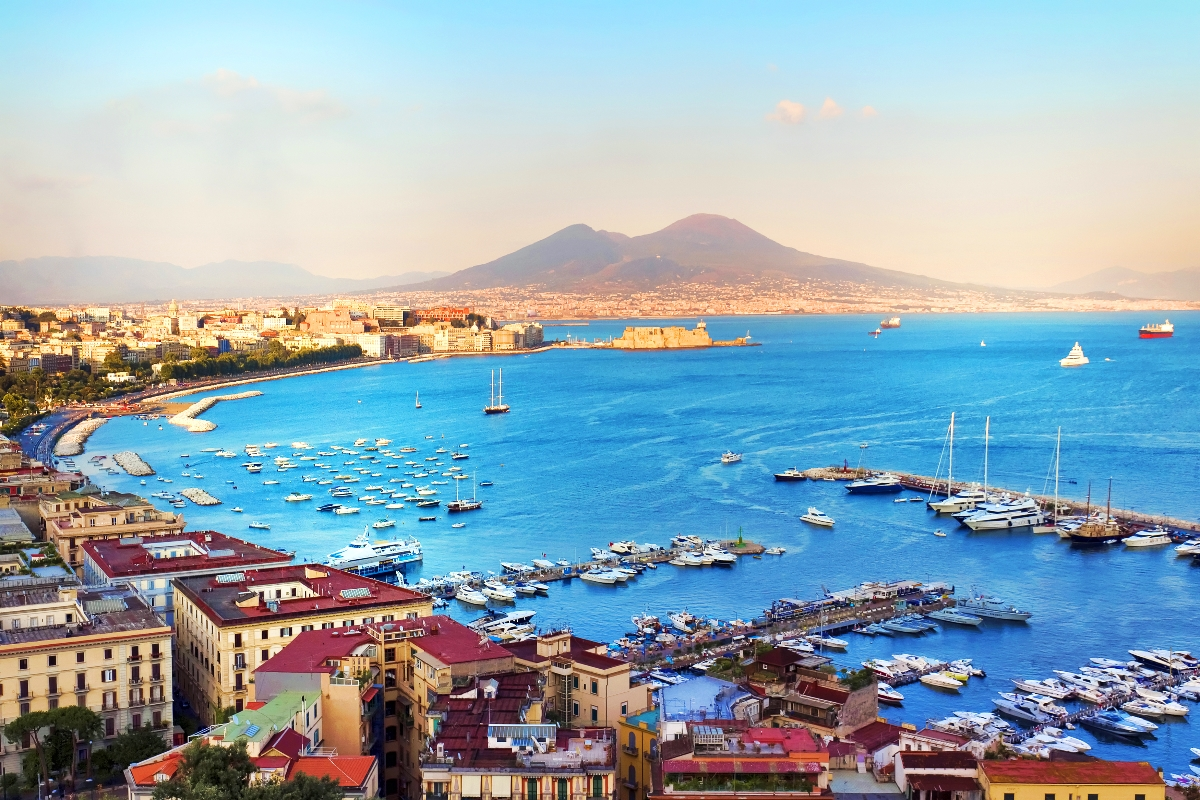
#> input picture 03_color_space/RGB_to_Gray/RGB_input.jpg, 1200 x 800 px
$ python cvt_rgb2gray.py
#> lines starting #> are read from the running program, lines starting #| are printed output that depends on the picture
# -*- coding:utf-8 -*-
"""
(ref) https://e2eml.school/convert_rgb_to_grayscale.html
(ref) https://stackoverflow.com/questions/48379205/how-to-manual-convert-bgr-image-to-grayscale-python-opencv
(ref) https://youngest-programming.tistory.com/232
"""


#%%
from PIL import Image  # PIL 이미지 로드
import numpy as np  # 영상 배열을 다루기 위함
import cv2


# %% 이미지 로드
pil_img = Image.open("RGB_input.jpg")
#> pil_img is the input picture: PIL image 1200x800 RGB; mean R, G, B 146.7, 168.1, 179.4
pil_img.show(title="rgb_input")


# %% 전처리
rgb_img = np.array(pil_img)  # <PIL> to <numpy>
rgb_img = (1/255) * rgb_img  # normalization of uint8 image; [0, 255] -> [0, 1]
                             # (ref) https://stackoverflow.com/questions/1735025/how-to-normalize-a-numpy-array-to-within-a-certain-range


# %% 변환
gray_img = np.empty_like( rgb_img[:,:,0] )  # 1-channel empty array
H, W = rgb_img.shape[:2]
#> H = 800; W = 1200


for i in range(H):
    for j in range(W):
        gray_pixel = 0.2126*rgb_img[i, j, 0] + 0.7152*rgb_img[i, j, 1] + 0.0722*rgb_img[i, j, 2]  # 픽셀별 회색톤으로 변환
        gray_img[i, j] = gray_pixel  # RGB 채널 모두에 회색톤으로 지정
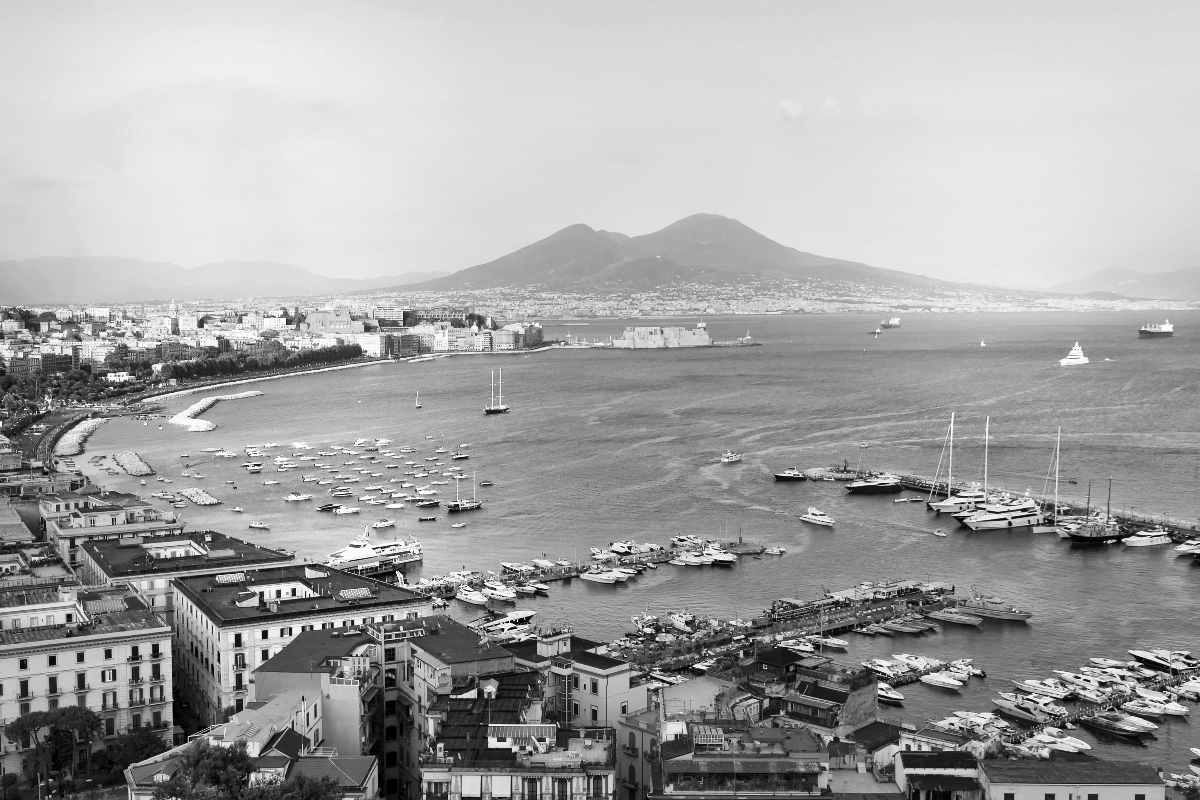
#> gray_img: shape (800, 1200) float64; min 0.000566, max 0.999, mean 0.645


gray_img = np.uint8( gray_img * 255 )   # denormalize an image;
                                        # convert the range from [0, 1] to [0, 255]
                                        # (ref) https://stackoverflow.com/questions/30047612/how-to-denormalize-image-in-python


# %% 결과 출력
pil_gray = Image.fromarray(gray_img)  # (ref) https://www.delftstack.com/ko/howto/matplotlib/convert-a-numpy-array-to-pil-image-python/
pil_gray.show(title="gray_output")
pil_gray.save("gray_output.jpg")


# ================================================================= #
#                      (추가). 다시 RGB로 바꾸기                      #
# ================================================================= #
# %%
""" 역함수는 구하기 어렵다...
    (ref) https://www.tutorialspoint.com/dip/grayscale_to_rgb_conversion.htm
    (ref) https://www.quora.com/How-do-I-convert-a-grayscale-image-to-an-RGB-image-in-Python
    (ref) https://www.quora.com/Why-cant-I-convert-a-gray-scale-image-to-an-RGB-image
    (ref) https://darkpgmr.tistory.com/66
    (ref) https://opencv-python.readthedocs.io/en/latest/doc/08.imageProcessing/imageProcessing.html
    (ref) https://kr.mathworks.com/matlabcentral/answers/67137-convert-gray-image-back-to-rgb
"""
rgb_again = np.empty((H, W, 3)) # 3-channel empty array
gray_norm = (1/255) * gray_img


for i in range(H):
    for j in range(W):
        red_pixel = 0.2* gray_norm[i, j]
        green_pixel = 0.5 * gray_norm[i, j]
        blue_pixel = 0.3 * gray_norm[i, j]

        rgb_again[i, j] = (red_pixel, green_pixel, blue_pixel)
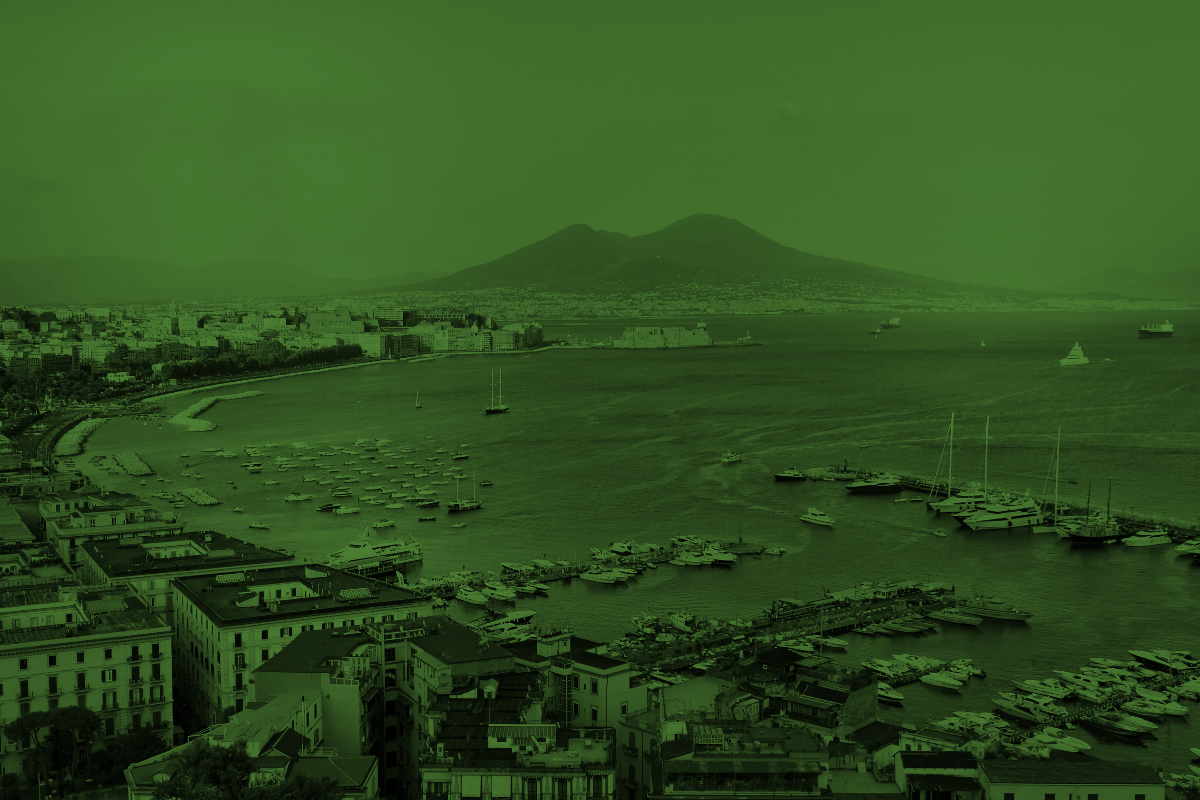
#> rgb_again: shape (800, 1200, 3) float64; mean of channels 0, 1, 2 0.129, 0.321, 0.193; drawn as B, G, R


rgb_again = np.uint8( rgb_again * 255 )


pil_rgb = Image.fromarray(rgb_again)
pil_rgb.show()  # 복원이 잘 안 되는 것을 확인


# %%
rgb_test = cv2.imread("RGB_input.jpg")

test = cv2.cvtColor(rgb_test, cv2.COLOR_BGR2GRAY)  # OpenCV 함수를 사용하면,
gray2rgb = cv2.cvtColor(test, cv2.COLOR_GRAY2BGR)  # 둘 사이의 color-map 변환 정보가 있기 떄문에 역변환이 가능함
#cv2.imshow("test", gray2rgb)
#cv2.waitKey(0)


# %%
gry_test = cv2.imread("gray_output.jpg")
#> gry_test: shape (800, 1200, 3); min 0, max 255, mean 163.9
#> (the run stopped early here; a loop or call above may not have finished)
